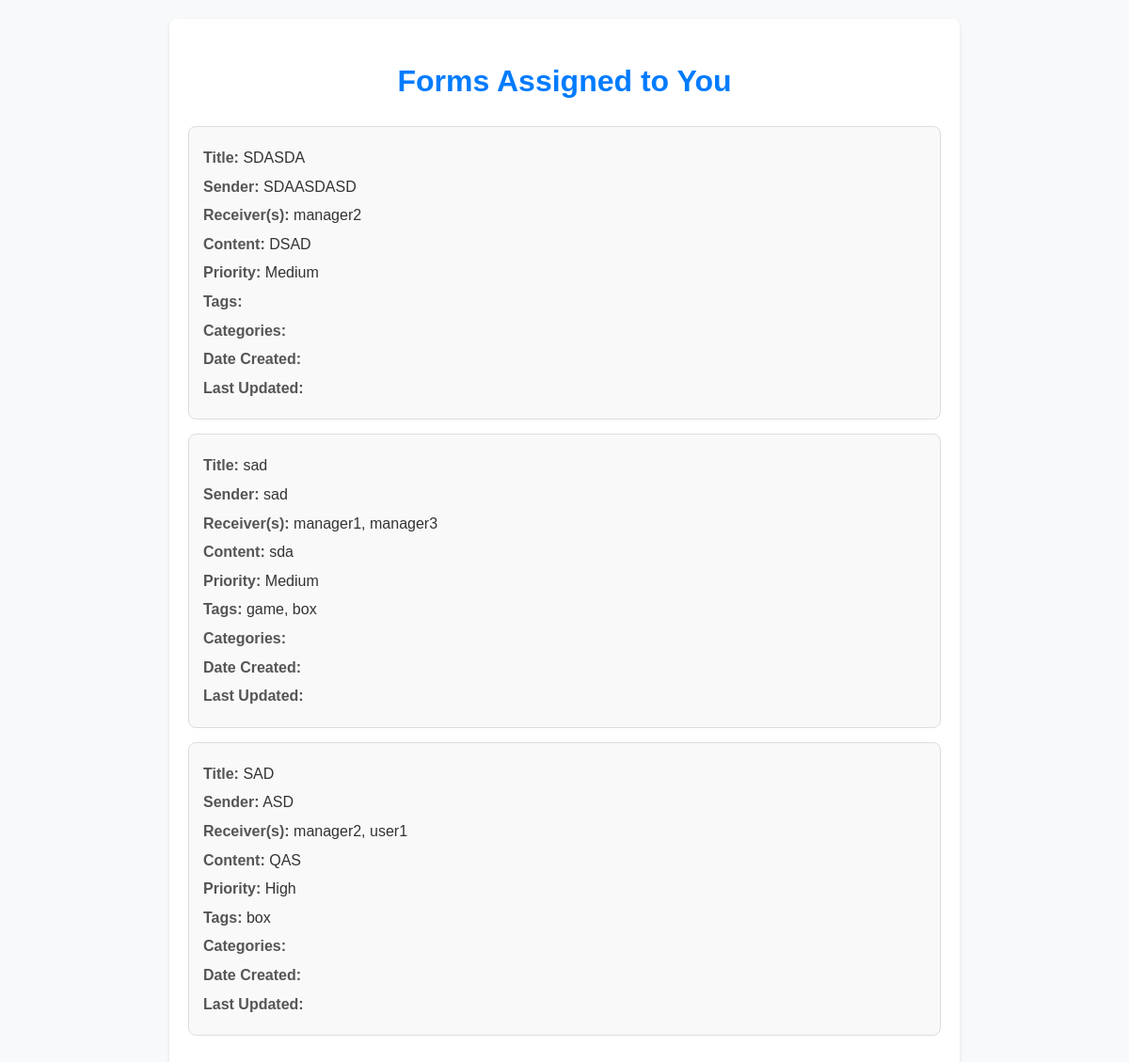
/assigned-forms/ (signed in), run on the app's committed database.
### app/models.py (models this page shows, shortened)
class Form(models.Model):
    title = models.CharField(max_length=255)
    sender_signature = models.CharField(max_length=255)
    receiver = models.CharField(max_length=255)
    receiver_signature = models.CharField(max_length=255, blank=True)
    content = models.TextField()
    tags = models.ManyToManyField(Tag, related_name="forms", blank=True)
    category = models.ForeignKey(Category, on_delete=models.CASCADE, related_name="forms", null=True)
    users = models.ManyToManyField('app.CustomUser', blank=True)  # view-only users section
    sender_name = models.CharField(max_length=255)
    prioritize = models.BooleanField(default=False)
    priority = models.CharField(max_length=100, choices=[('High', 'High'), ('Medium', 'Medium'), ('Low', 'Low')], default='Medium')
    assigned_managers = models.ManyToManyField(CustomUser, related_name="assigned_forms", blank=True, limit_choices_to={'role': 'manager'})
    assigned_users = models.ManyToManyField(
        CustomUser,
        related_name="viewable_forms",
        blank=True,
        limit_choices_to={'role': 'user'}
    )
    allowed_managers = models.ManyToManyField(CustomUser, related_name='allowed_forms', blank=True)  # Add this line
    sender = models.CharField(max_length=100)
    verified = models.BooleanField(default=False)
    verified_by = models.ForeignKey(CustomUser, null=True, on_delete=models.SET_NULL, related_name='verified_forms', blank=True)
    verified_at = models.DateTimeField(null=True, blank=True)
    last_modified = models.DateTimeField(auto_now=True)
    class Meta:
        verbose_name = 'Form'
        verbose_name_plural = 'Forms'

class Tag(models.Model):
    name = models.CharField(max_length=50, unique=True)
    class Meta:
        verbose_name = 'Tag'
        verbose_name_plural = 'Tags'

### app/views.py (the view)
# urls.py: path('assigned-forms/', views.assigned_forms_view, name='assigned_forms'),
@login_required
def assigned_forms_view(request):
    current_user = request.user
    assigned_forms = Form.objects.filter(assigned_users=current_user).distinct()
    context = {
        'assigned_forms': assigned_forms,
    }
    return render(request, 'form/assigned-pages/assigned_forms.html', context)

### app/templates/form/assigned-pages/assigned_forms.html (shortened to what this page needs)
<!DOCTYPE html>
<html lang="en">
<head>
</head>
<body>
    <div class="container">
        <h1>Forms Assigned to You</h1>
        {% if assigned_forms %}
            {% for form in assigned_forms %}
                <div class="form-item">
                    <p><strong>Title:</strong> {{ form.title }}</p>
                    <p><strong>Sender:</strong> {{ form.sender_signature }}</p>
                    <p><strong>Receiver(s):</strong> {{ form.receiver }}</p>
                    <p><strong>Content:</strong> {{ form.content }}</p>
                    <p><strong>Priority:</strong> {{ form.priority }}</p>
                    <p><strong>Tags:</strong>
                        {% for tag in form.tags.all %}
                            {{ tag.name }}{% if not forloop.last %}, {% endif %}
                        {% endfor %}
                    </p>
                    <p><strong>Categories:</strong>
                    </p>
                    <p><strong>Date Created:</strong> {{ form.created_at|date:"F j, Y, g:i a" }}</p>
                    <p><strong>Last Updated:</strong> {{ form.updated_at|date:"F j, Y, g:i a" }}</p>
                </div>
            {% endfor %}
        {% else %}
            <div class="no-forms">
                <p>No forms assigned to you.</p>
            </div>
        {% endif %}
    </div>
</body>
</html>

### app/templates/form/assigned-pages/assigned_forms.html (style rules this page uses)
body { font-family: Arial, sans-serif; line-height: 1.6; margin: 0; padding: 0; background-color: #f8f9fa; color: #333; }
.container { max-width: 800px; margin: 20px auto; background: #fff; padding: 20px; border-radius: 8px; box-shadow: 0 2px 4px rgba(0, 0, 0, 0.1); }
h1 { text-align: center; color: #007bff; }
.form-item { border: 1px solid #ddd; border-radius: 8px; padding: 15px; margin-bottom: 15px; background-color: #f9f9f9; }
.form-item strong { color: #555; }
.form-item p { margin: 5px 0; }

### data on the page
Form: title "SDASDA", sender_signature "SDAASDASD", receiver "manager2", content "DSAD", priority "Medium"
Form: title "sad", sender_signature "sad", receiver "manager1, manager3", content "sda", priority "Medium"
Tag: name "game"
Tag: name "box"
Form: title "SAD", sender_signature "ASD", receiver "manager2, user1", content "QAS", priority "High"
